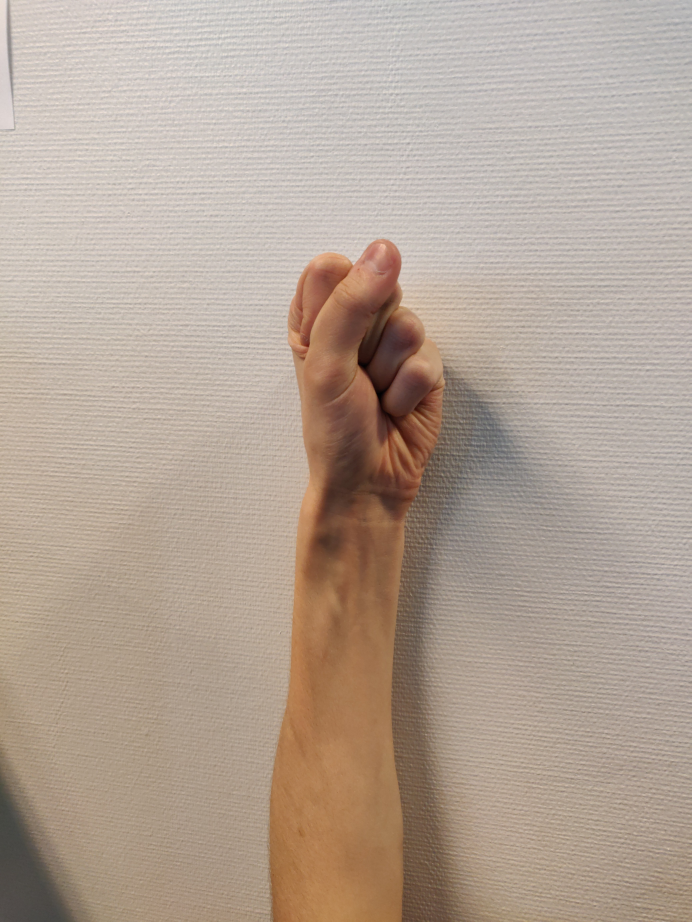
#> input picture Harjoitus3/Tehtava2/input_images/gesture1 (21).jpg, 3456 x 4608 px (shown at 1/5 size); its folder holds only this picture in this run
$ python testTransformation.py   (older library calls are emulated)
#> lines starting #> are read from the running program, lines starting #| are printed output that depends on the picture; after the words box and inside, x2 and y2 are one past the last pixel; in counts of white or black regions, pixels touching at a corner belong together
import cv2
import numpy as np
import glob
import pickle
import argparse as ap

def callback(x):
    pass

if __name__=='__main__':
    parser = ap.ArgumentParser()
    parser.add_argument('--cutWrist', action='store_true', default=False)
    args = vars(parser.parse_args())
    cutWrist = args["cutWrist"]   # Rajataan ranne pois kuvasta ja keskitetään kuva kun cutWrist = True
    # Otetaan input_images kansion tiedostonimet ylös
    filelist = glob.glob('input_images/*')
    cv2.namedWindow('HSV')
    cv2.resizeWindow('HSV', 300,400)
    # HSV-värimallin arvot kun joko hsvvalues.txt tiedosto on olemassa tai ohjelma ajetaan ensimmäisen kerran
    try:
        with open ('hsvvalues.txt', 'rb') as fp:
#> (reads Harjoitus3/Tehtava2/hsvvalues.txt from the repository)
            [MinH, MaxH, MinS, MaxS, MinV, MaxV] = pickle.load(fp)
    except:
        [MinH, MaxH, MinS, MaxS, MinV, MaxV] = [360,26,114,248,16,152]
    # Luodaan säätöikkunat väriarvojen säätämiseksi
    cv2.createTrackbar('MinH','HSV',MinH,360, callback)
    cv2.createTrackbar('MaxH','HSV',MaxH,360, callback)
    cv2.createTrackbar('MinS','HSV',MinS,255, callback)
    cv2.createTrackbar('MaxS','HSV',MaxS,255, callback)
    cv2.createTrackbar('MinV','HSV',MinV,255, callback)
    cv2.createTrackbar('MaxV','HSV',MaxV,255, callback)
    while True:
        # Valitaan filelist kansion ensimmäinen kuva testikuvaksi ja muutetaan sen kokoa
        im = cv2.imread(filelist[0])
#> im is the input picture: shape (4608, 3456, 3); mean B, G, R 149.4, 162.7, 179
        im = cv2.resize(im,(320,480))
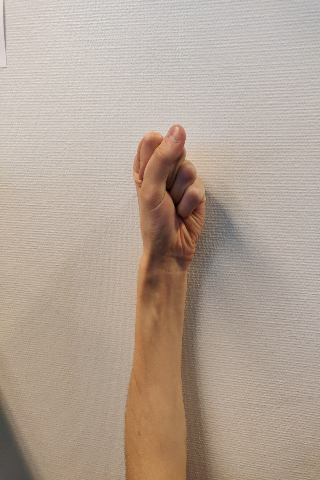
#> im: shape (480, 320, 3); mean B, G, R 149.3, 162.6, 178.8
        # Otetaan ylös säädetty arvo kuudelle värimuuttujalle
        MinH = cv2.getTrackbarPos('MinH','HSV')
        MaxH = cv2.getTrackbarPos('MaxH','HSV')
        MinS = cv2.getTrackbarPos('MinS','HSV')
        MaxS = cv2.getTrackbarPos('MaxS','HSV')
        MinV = cv2.getTrackbarPos('MinV','HSV')
        MaxV = cv2.getTrackbarPos('MaxV','HSV')
        # Sumennetaan kuvaa
        blur = cv2.blur(im,(3,3))
        # Toteutetaan bgr-hsv muunnos ja AND operaatio
        hsv = cv2.cvtColor(blur, cv2.COLOR_BGR2HSV)
#> hsv: shape (480, 320, 3); mean H, S, V 13.6, 45.6, 178.8
        lower = np.array([0, MinS, MinV])
        upper = np.array([MaxH, MaxS, MaxV])
        mask2 = cv2.inRange(hsv,lower,upper)
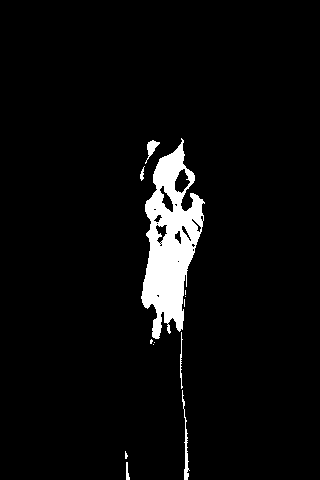
#> mask2: shape (480, 320); 4.6% white; 13 white regions (7 under 20 px), largest, box (x1, y1, x2, y2) and area: (141, 138, 205, 339) 6537, (182, 390, 190, 480) 206, (145, 140, 160, 164) 130, (180, 332, 183, 389) 74, (126, 462, 130, 480) 46, (140, 166, 145, 181) 36
        lower1 = np.array([MinH, MinS, MinV])
        upper1 = np.array([255, MaxS, MaxV])
        mask1 = cv2.inRange(hsv,lower1,upper1)
#> mask1: shape (480, 320); every value is 0
        mask = cv2.bitwise_or(mask1,mask2)
        # Toteutetaan morfologisia operaatioita suodattaakseen pois taustakohina
        kernel_square = np.ones((11,11),np.uint8)
        kernel_ellipse= cv2.getStructuringElement(cv2.MORPH_ELLIPSE,(5,5))
        dilation = cv2.dilate(mask,kernel_ellipse,iterations = 1)
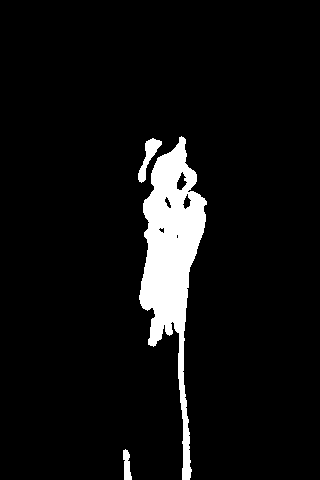
#> dilation: shape (480, 320); 6.5% white; 3 white regions, box (x1, y1, x2, y2) and area: (139, 136, 207, 480) 9332, (138, 138, 162, 183) 389, (123, 449, 132, 480) 192
        erosion = cv2.erode(dilation,kernel_square,iterations = 1)
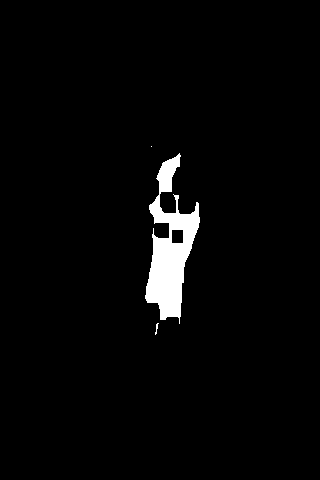
#> erosion: shape (480, 320); 2.8% white; 3 white regions (1 under 20 px), largest, box (x1, y1, x2, y2) and area: (145, 153, 200, 324) 4210, (155, 323, 159, 335) 20
        dilation2 = cv2.dilate(erosion,kernel_ellipse,iterations = 1)
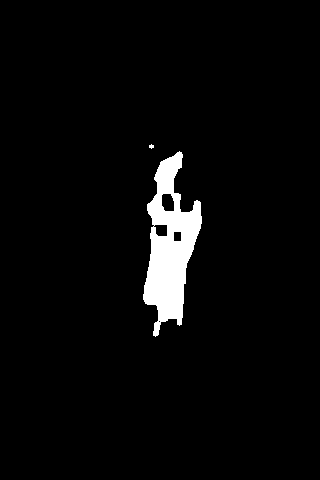
#> dilation2: shape (480, 320); 3.6% white; 2 white regions (1 under 20 px), largest, box (x1, y1, x2, y2) and area: (143, 151, 202, 337) 5530
        filtered = cv2.medianBlur(dilation2,5)
#> filtered: shape (480, 320); 3.6% white; 2 white regions (1 under 20 px), largest, box (x1, y1, x2, y2) and area: (143, 152, 202, 336) 5556
        kernel_ellipse= cv2.getStructuringElement(cv2.MORPH_ELLIPSE,(8,8))
        dilation2 = cv2.dilate(filtered,kernel_ellipse,iterations = 1)
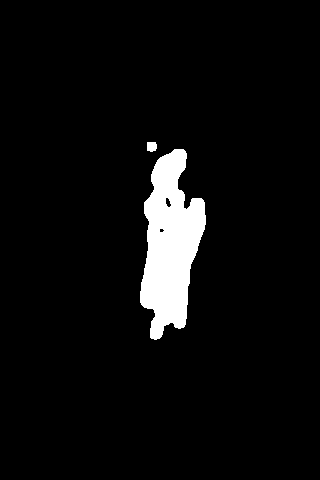
#> dilation2: shape (480, 320); 5.1% white; 2 white regions, box (x1, y1, x2, y2) and area: (140, 149, 206, 340) 7718, (147, 142, 157, 152) 89
        kernel_ellipse= cv2.getStructuringElement(cv2.MORPH_ELLIPSE,(5,5))
        dilation3 = cv2.dilate(filtered,kernel_ellipse,iterations = 1)
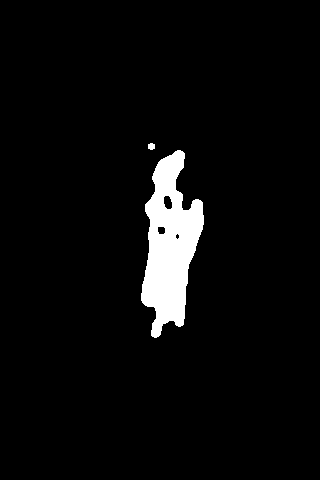
#> dilation3: shape (480, 320); 4.4% white; 2 white regions, box (x1, y1, x2, y2) and area: (141, 150, 204, 338) 6757, (148, 143, 155, 150) 41
        median = cv2.medianBlur(dilation2,5)
#> median: shape (480, 320); 5.1% white; 2 white regions, box (x1, y1, x2, y2) and area: (140, 149, 206, 340) 7733, (147, 142, 157, 152) 82
        ret,thresh = cv2.threshold(median,120,255,0)
        if cutWrist == True:
            im2, contours, hier = cv2.findContours(thresh, cv2.RETR_TREE, cv2.CHAIN_APPROX_SIMPLE)
            max_area=100
            ci=0
            # Selvitetään kuvan suurin alue mustavalkoistetusta kuvasta
            for i in range(len(contours)):
                cnt=contours[i]
                area = cv2.contourArea(cnt)
                if(area>max_area):
                    max_area=area
                    ci=i
            cnts = contours[ci]
            rect = cv2.boundingRect(cnts)
            x1,y1,w1,h1 = rect
            cv2.rectangle(im, (x1,y1),(x1+w1,y1+h1), (0,255,0), 3)
            # Selvitään kämmenen keskipiste
            maxdistance=0
            pt=(0,0)
            for index_y in range(int(y1+0.1*h1),int(y1+0.8*h1)):
                for index_x in range(int(x1+0.1*w1),int(x1+0.8*w1)):
                    distance=cv2.pointPolygonTest(cnts,(index_x,index_y), True)
                    if(distance>maxdistance):
                        maxdistance=distance
                        pt = (index_x,index_y)

            radius = int(maxdistance)
            cv2.circle(im,pt,radius,(255,0,0),2)
            cv2.rectangle(im, (x1,y1),(x1+w1,pt[1]+radius), (0,0,255), 3)
            cropped_image = thresh[y1:pt[1]+radius,x1:x1+w1]
            # Skaalataan muunnetun kuvan kokoa
            cropped_image = cv2.resize(cropped_image, (320, 480))
            cv2.imshow("The output image", cropped_image)
        cv2.imshow("The input image", im)
        cv2.imshow("The thresholded image", thresh)
        c= cv2.waitKey(5)
#> (key Esc is pressed here)
        if c==27:
            hsvvalues = [MinH, MaxH, MinS, MaxS, MinV, MaxV]
            break
    cv2.destroyAllWindows()
    with open('hsvvalues.txt', 'wb') as fp:
        pickle.dump(hsvvalues, fp)
